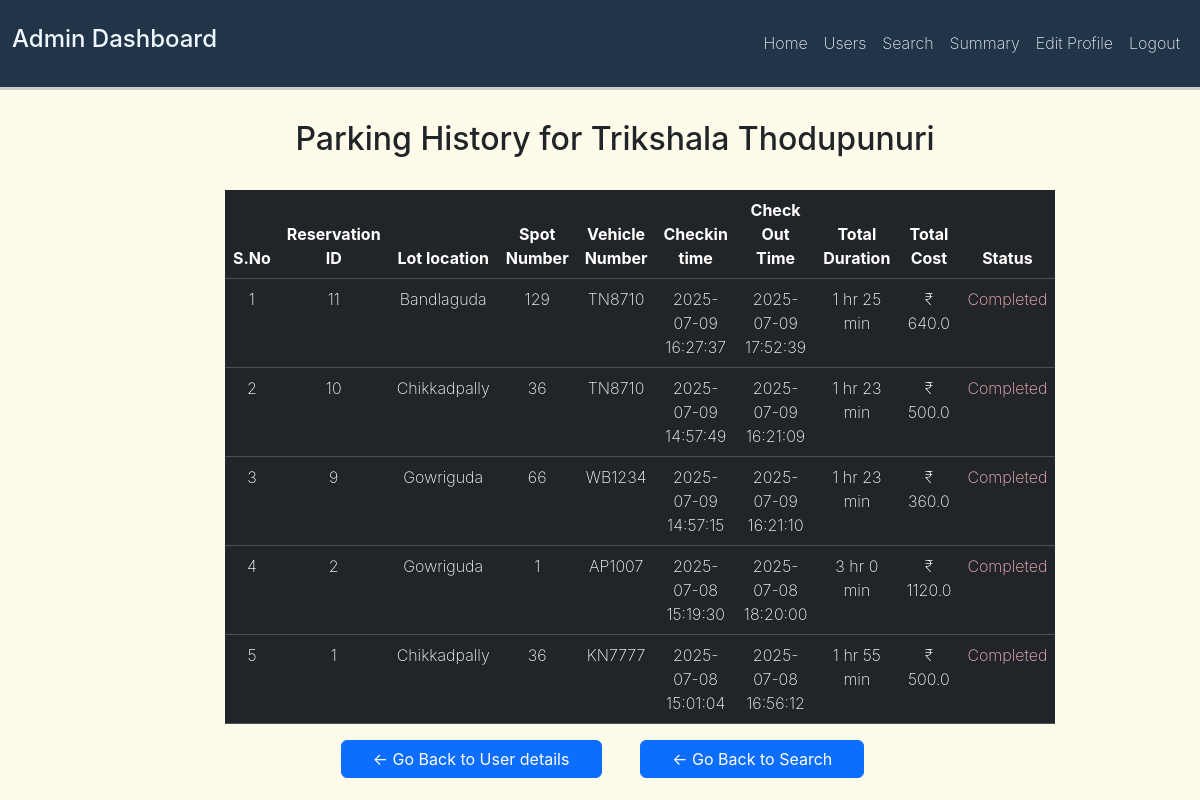
/admin/user_history/2 (signed in), run on the app's committed database.
### vehicle/models.py (models this page shows, shortened)
class User(db.Model, UserMixin):
    id = db.Column(db.Integer(), primary_key = True)
    first_name = db.Column(db.String(50), nullable = False)
    last_name = db.Column(db.String(50), nullable = False)
    email_address =  db.Column(db.String(length=60), nullable = False, unique = True)
    username = db.Column(db.String(length=20), nullable = False, unique = True)
    password_hash = db.Column(db.String(length=30), nullable = False)
    contact_number = db.Column(db.String(10), nullable= True, unique = True)
    address = db.Column(db.String(length=100), nullable = False)
    pincode = db.Column(db.String(6), nullable = False)
    is_admin = db.Column(db.Boolean(), default = 0)
    reservations = db.relationship('Reservation', backref = 'user', lazy = True)
    @property
    def password(self):
        return self.password_hash
    @property
    def full_name(self):
        return f"{self.first_name} {self.last_name}"

class Reservation(db.Model):
    r_id = db.Column(db.Integer(), primary_key = True)
    user_id = db.Column(db.Integer(), db.ForeignKey('user.id'))
    spot_id = db.Column(db.Integer(), db.ForeignKey('parking_spot.spot_id'))
    checkin_time = db.Column(db.DateTime, default = datetime.utcnow)
    checkout_time = db.Column(db.DateTime, nullable = False)
    actual_checkout_time = db.Column(db.DateTime)
    vehicle_model = db.Column(db.String(length=20), nullable = False)
    nameplate_num = db.Column(db.String(15), nullable=False)
    cost_per_unit = db.Column(db.Float, nullable = False)
    estimated_cost = db.Column(db.Float, nullable = True)
    final_cost = db.Column(db.Float, nullable=True)
    @property
    def parking_duration(self):
        if self.actual_checkout_time:
            end_time = self.actual_checkout_time or datetime.now()
        else:
            end_time = datetime.now()
        duration = end_time - self.checkin_time
        total_seconds = duration.total_seconds()
        hours = int(total_seconds // 3600)
        minutes = int((total_seconds % 3600) // 60)
        return f"{hours} hr {minutes} min"

class ParkingLot(db.Model):
    lot_id = db.Column(db.Integer(), primary_key = True)
    primary_location = db.Column(db.String(length=20), nullable = False)
    full_address = db.Column(db.String(length=50), nullable = False)
    pincode = db.Column(db.String(6), nullable = False)
    max_spots = db.Column(db.Integer(), nullable = False)
    cost_per_unit = db.Column(db.Integer(), nullable = False)
    parking_spots = db.relationship('ParkingSpot', backref = 'lot', lazy= True)

class ParkingSpot(db.Model):
    spot_id = db.Column(db.Integer(), primary_key = True)
    status = db.Column(db.String(1), default = 'A')
    lot_id = db.Column(db.Integer(), db.ForeignKey('parking_lot.lot_id'))
    spot_index = db.Column(db.Integer)
    reservations = db.relationship('Reservation', backref = 'spot', lazy = True)

### vehicle/controllers/routes.py (the view)
@app.route('/admin/user_history/<int:user_id>')
@login_required
@admin_required
def user_parking_history(user_id):
    user = User.query.get_or_404(user_id)
    reservations = Reservation.query.filter_by(user_id = user_id).order_by(Reservation.checkin_time.desc()).all()
    return render_template('admin_dashboard/user_parking_history.html', user = user, reservations = reservations)

### vehicle/__init__.py (called while the page is built)
@login_manager.user_loader
def load_user(user_id):
    return User.query.get(int(user_id))

### vehicle/controllers/routes.py (called while the page is built)
def admin_required(f):
    @wraps(f)
    def decorated_function(*args, **kwargs):
        if not current_user.is_authenticated:
            return redirect(url_for('login_page'))
        if not current_user.is_admin:
            flash(f'You do not have permission to access this page!',category='danger')
            return redirect(url_for('user_home'))
        return f(*args, **kwargs)
    return decorated_function

### vehicle/templates/admin_dashboard/user_parking_history.html (shortened to what this page needs)
{% extends "base.html" %}
{% block content%}
{% if reservations %}
<div class="table-hover d-flex justify-content-center" style="margin-top: 30px; margin-left: 30px;">
    <div class="col-8 text-center">
        <h2 class="text-center">Parking History for {{user.full_name}}</h2>
        <br>
        <table class="table table-hover table-dark justify-content-center">
            <thead>
                <tr>
                    <th scope="col">S.No</th>
                    <th scope="col">Reservation ID</th>
                    <th scope="col">Lot location</th>
                    <th scope="col">Spot Number</th>
                    <th scope="col">Vehicle Number</th>
                    <th scope="col">Checkin time</th>
                    <th scope="col">Check Out Time</th>
                    <th scope="col">Total Duration</th>
                    <th scope="col">Total Cost</th>
                    <th scope="col">Status</th>
                </tr>
            </thead>
            <tbody>
                {% for reservation in reservations %}
                <tr>
                    <td>{{ loop.index }}</td>
                    <td>{{ reservation.r_id }}</td>
                    <td>{{reservation.spot.lot.primary_location}}</td>
                    <td>{{reservation.spot.spot_id}}</td>
                    <td>{{reservation.nameplate_num}}</td>
                    <td>{{reservation.checkin_time.strftime('%Y-%m-%d %H:%M:%S')}}</td>
                    {% if reservation.actual_checkout_time %}
                    <td>{{reservation.actual_checkout_time.strftime('%Y-%m-%d %H:%M:%S')}}</td>
                    <td>{{reservation.parking_duration}}</td>
                    <td>₹ {{reservation.final_cost}}</td>
                    <td><label style="color: lightpink;">Completed</label></td>
                    {% else %}
                    <td>---</td>
                    <td>{{reservation.parking_duration}} (so far)</td>
                    <td>₹ {{reservation.total_cost}} (ongoing)</td>
                    <td><label style="color: lightgreen;">Active</label></td>
                    {% endif %}
                </tr>
                {% endfor %}
            </tbody>
        </table>
        {% else %}
        <h3>Sorry! No parking History available for {{user.username}}</h3><br>
        {% endif %}
        <a class="btn btn-primary" href="{{url_for('display_users')}}" role="button">
            ← Go Back to User details
        </a>
        <a class="btn btn-primary" href="{{url_for('admin_search')}}" role="button">
            ← Go Back to Search
        </a>
    </div>
</div>
{% endblock %}

### vehicle/static/style.css (style rules this page uses)
body { background-color: #FFFBEB; font-family: "Inter", sans-serif; font-optical-sizing: auto; font-weight: 200; font-style: normal; }
.btn { padding-left: 4%; padding-right: 4%; margin-right: 25px; align-items: center; }

### data on the page
User: full_name "Trikshala Thodupunuri"
Reservation: r_id "11", spot.lot.primary_location "Bandlaguda", spot.spot_id "129", nameplate_num "TN8710", checkin_time "2025-07-09 16:27:37", actual_checkout_time "2025-07-09 17:52:39", parking_duration "1 hr 25 min", final_cost "640.0"
Reservation: r_id "10", spot.lot.primary_location "Chikkadpally", spot.spot_id "36", nameplate_num "TN8710", checkin_time "2025-07-09 14:57:49", actual_checkout_time "2025-07-09 16:21:09", parking_duration "1 hr 23 min", final_cost "500.0"
Reservation: r_id "9", spot.lot.primary_location "Gowriguda", spot.spot_id "66", nameplate_num "WB1234", checkin_time "2025-07-09 14:57:15", actual_checkout_time "2025-07-09 16:21:10", parking_duration "1 hr 23 min", final_cost "360.0"
Reservation: r_id "2", spot.lot.primary_location "Gowriguda", spot.spot_id "1", nameplate_num "AP1007", checkin_time "2025-07-08 15:19:30", actual_checkout_time "2025-07-08 18:20:00", parking_duration "3 hr 0 min", final_cost "1120.0"
Reservation: r_id "1", spot.lot.primary_location "Chikkadpally", spot.spot_id "36", nameplate_num "KN7777", checkin_time "2025-07-08 15:01:04", actual_checkout_time "2025-07-08 16:56:12", parking_duration "1 hr 55 min", final_cost "500.0"
